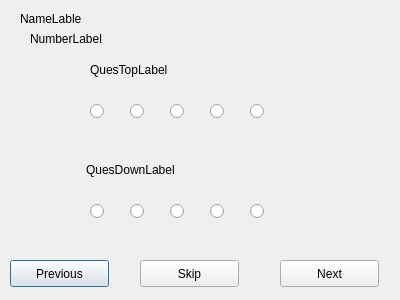
<?xml version="1.0" encoding="UTF-8"?>
<ui version="4.0">
 <class>qualificationinit</class>
 <widget class="QDialog" name="qualificationinit">
  <property name="geometry">
   <rect>
    <x>0</x>
    <y>0</y>
    <width>400</width>
    <height>300</height>
   </rect>
  </property>
  <property name="windowTitle">
   <string>Dialog</string>
  </property>
  <widget class="QPushButton" name="PreviousButton">
   <property name="geometry">
    <rect>
     <x>10</x>
     <y>260</y>
     <width>99</width>
     <height>27</height>
    </rect>
   </property>
   <property name="text">
    <string>Previous</string>
   </property>
  </widget>
  <widget class="QPushButton" name="SkipButton">
   <property name="geometry">
    <rect>
     <x>140</x>
     <y>260</y>
     <width>99</width>
     <height>27</height>
    </rect>
   </property>
   <property name="text">
    <string>Skip</string>
   </property>
  </widget>
  <widget class="QPushButton" name="NextButton">
   <property name="geometry">
    <rect>
     <x>280</x>
     <y>260</y>
     <width>99</width>
     <height>27</height>
    </rect>
   </property>
   <property name="text">
    <string>Next</string>
   </property>
  </widget>
  <widget class="QLabel" name="QuesDownLabel">
   <property name="geometry">
    <rect>
     <x>86</x>
     <y>160</y>
     <width>221</width>
     <height>20</height>
    </rect>
   </property>
   <property name="text">
    <string>QuesDownLabel</string>
   </property>
  </widget>
  <widget class="QLabel" name="QuesTopLabel">
   <property name="geometry">
    <rect>
     <x>90</x>
     <y>60</y>
     <width>241</width>
     <height>20</height>
    </rect>
   </property>
   <property name="text">
    <string>QuesTopLabel</string>
   </property>
  </widget>
  <widget class="QLabel" name="NameLabel">
   <property name="geometry">
    <rect>
     <x>20</x>
     <y>10</y>
     <width>91</width>
     <height>17</height>
    </rect>
   </property>
   <property name="text">
    <string>NameLable</string>
   </property>
  </widget>
  <widget class="QLabel" name="NumberLabel">
   <property name="geometry">
    <rect>
     <x>30</x>
     <y>30</y>
     <width>101</width>
     <height>17</height>
    </rect>
   </property>
   <property name="text">
    <string>NumberLabel</string>
   </property>
  </widget>
  <widget class="QRadioButton" name="radioButton">
   <property name="geometry">
    <rect>
     <x>90</x>
     <y>100</y>
     <width>21</width>
     <height>22</height>
    </rect>
   </property>
   <property name="text">
    <string/>
   </property>
   <attribute name="buttonGroup">
    <string notr="true">buttonGroup</string>
   </attribute>
  </widget>
  <widget class="QRadioButton" name="radioButton_2">
   <property name="geometry">
    <rect>
     <x>130</x>
     <y>100</y>
     <width>21</width>
     <height>22</height>
    </rect>
   </property>
   <property name="text">
    <string/>
   </property>
   <attribute name="buttonGroup">
    <string notr="true">buttonGroup</string>
   </attribute>
  </widget>
  <widget class="QRadioButton" name="radioButton_3">
   <property name="geometry">
    <rect>
     <x>170</x>
     <y>100</y>
     <width>21</width>
     <height>22</height>
    </rect>
   </property>
   <property name="text">
    <string/>
   </property>
   <attribute name="buttonGroup">
    <string notr="true">buttonGroup</string>
   </attribute>
  </widget>
  <widget class="QRadioButton" name="radioButton_4">
   <property name="geometry">
    <rect>
     <x>210</x>
     <y>100</y>
     <width>21</width>
     <height>22</height>
    </rect>
   </property>
   <property name="text">
    <string/>
   </property>
   <attribute name="buttonGroup">
    <string notr="true">buttonGroup</string>
   </attribute>
  </widget>
  <widget class="QRadioButton" name="radioButton_5">
   <property name="geometry">
    <rect>
     <x>250</x>
     <y>100</y>
     <width>21</width>
     <height>22</height>
    </rect>
   </property>
   <property name="text">
    <string/>
   </property>
   <attribute name="buttonGroup">
    <string notr="true">buttonGroup</string>
   </attribute>
  </widget>
  <widget class="QRadioButton" name="radioButton_6">
   <property name="geometry">
    <rect>
     <x>90</x>
     <y>200</y>
     <width>21</width>
     <height>22</height>
    </rect>
   </property>
   <property name="text">
    <string/>
   </property>
   <attribute name="buttonGroup">
    <string notr="true">buttonGroup_2</string>
   </attribute>
  </widget>
  <widget class="QRadioButton" name="radioButton_7">
   <property name="geometry">
    <rect>
     <x>250</x>
     <y>200</y>
     <width>21</width>
     <height>22</height>
    </rect>
   </property>
   <property name="text">
    <string/>
   </property>
   <attribute name="buttonGroup">
    <string notr="true">buttonGroup_2</string>
   </attribute>
  </widget>
  <widget class="QRadioButton" name="radioButton_8">
   <property name="geometry">
    <rect>
     <x>130</x>
     <y>200</y>
     <width>21</width>
     <height>22</height>
    </rect>
   </property>
   <property name="text">
    <string/>
   </property>
   <attribute name="buttonGroup">
    <string notr="true">buttonGroup_2</string>
   </attribute>
  </widget>
  <widget class="QRadioButton" name="radioButton_9">
   <property name="geometry">
    <rect>
     <x>210</x>
     <y>200</y>
     <width>21</width>
     <height>22</height>
    </rect>
   </property>
   <property name="text">
    <string/>
   </property>
   <attribute name="buttonGroup">
    <string notr="true">buttonGroup_2</string>
   </attribute>
  </widget>
  <widget class="QRadioButton" name="radioButton_10">
   <property name="geometry">
    <rect>
     <x>170</x>
     <y>200</y>
     <width>21</width>
     <height>22</height>
    </rect>
   </property>
   <property name="text">
    <string/>
   </property>
   <attribute name="buttonGroup">
    <string notr="true">buttonGroup_2</string>
   </attribute>
  </widget>
 </widget>
 <tabstops>
  <tabstop>PreviousButton</tabstop>
  <tabstop>SkipButton</tabstop>
  <tabstop>NextButton</tabstop>
 </tabstops>
 <resources/>
 <connections/>
 <buttongroups>
  <buttongroup name="buttonGroup"/>
  <buttongroup name="buttonGroup_2"/>
 </buttongroups>
</ui>
